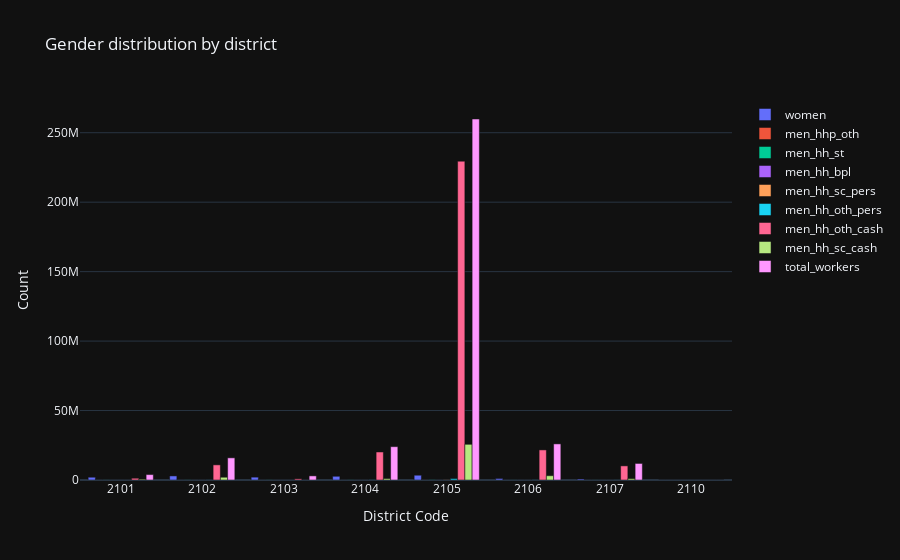

The notebook cell saved with this chart:
### Code cell
sql[2]

### Figure 1 — Plotly figure (JSON) as saved in the notebook; plotly's stock layout.template omitted (floating-point values rounded to 4 significant figures)
{"data": [{"name": "women", "type": "bar", "x": ["2101", "2102", "2103", "2104", "2105", "2106", "2107", "2110"], "y": [2004765, 2933062, 2045300, 2670308, 3431998, 1103959, 719346, 0]}, {"name": "men_hhp_oth", "type": "bar", "x": ["2101", "2102", "2103", "2104", "2105", "2106", "2107", "2110"], "y": [134, 1055, 93, 1968, 31196, 1157, 1605, 0]}, {"name": "men_hh_st", "type": "bar", "x": ["2101", "2102", "2103", "2104", "2105", "2106", "2107", "2110"], "y": [59122, 72592, 61767, 71518, 109172, 36781, 34089, 0]}, {"name": "men_hh_bpl", "type": "bar", "x": ["2101", "2102", "2103", "2104", "2105", "2106", "2107", "2110"], "y": [106, 6956, 2308, 34, 2551, 1035, 2087, 0]}, {"name": "men_hh_sc_pers", "type": "bar", "x": ["2101", "2102", "2103", "2104", "2105", "2106", "2107", "2110"], "y": [2387.0, 8645.0, 98.0, 4350.0, 111700.0, 13390.0, 4133.0, 0.0]}, {"name": "men_hh_oth_pers", "type": "bar", "x": ["2101", "2102", "2103", "2104", "2105", "2106", "2107", "2110"], "y": [5574.0, 47340.0, 3592.0, 87650.0, 998000.0, 94190.0, 44160.0, 0.0]}, {"name": "men_hh_oth_cash", "type": "bar", "x": ["2101", "2102", "2103", "2104", "2105", "2106", "2107", "2110"], "y": [1281000.0, 10890000.0, 826200.0, 20160000.0, 229500000.0, 21660000.0, 10160000.0, 0.0]}, {"name": "men_hh_sc_cash", "type": "bar", "x": ["2101", "2102", "2103", "2104", "2105", "2106", "2107", "2110"], "y": [549000.0, 1988000.0, 22540.0, 1000000.0, 25690000.0, 3080000.0, 950600.0, 0.0]}, {"name": "total_workers", "type": "bar", "x": ["2101", "2102", "2103", "2104", "2105", "2106", "2107", "2110"], "y": [3902000.0, 15950000.0, 2962000.0, 24000000.0, 259900000.0, 25990000.0, 11910000.0, 0.0]}], "layout": {"barmode": "group", "title": {"text": "Gender distribution by district"}, "xaxis": {"title": {"text": "District Code"}}, "yaxis": {"title": {"text": "Count"}}}}
